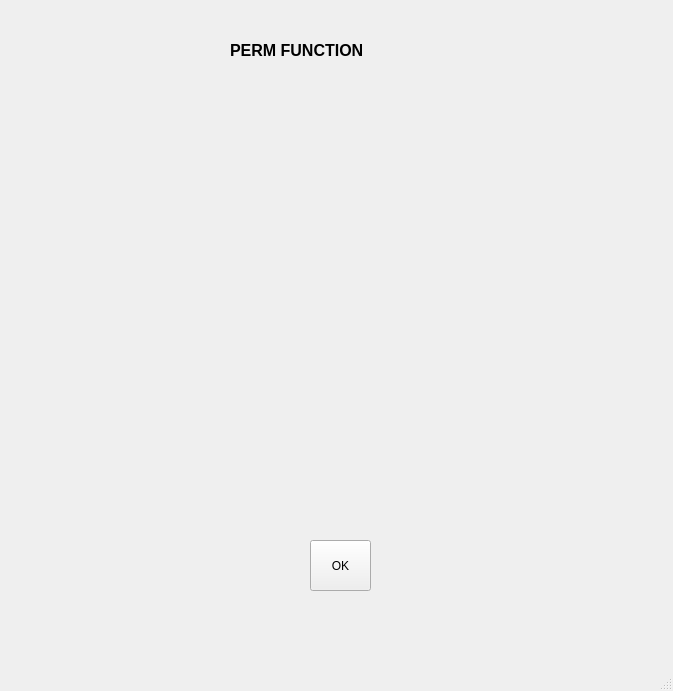
<?xml version="1.0" encoding="UTF-8"?>
<ui version="4.0">
 <class>MainWindow</class>
 <widget class="QMainWindow" name="MainWindow">
  <property name="geometry">
   <rect>
    <x>0</x>
    <y>0</y>
    <width>673</width>
    <height>691</height>
   </rect>
  </property>
  <property name="windowTitle">
   <string>MainWindow</string>
  </property>
  <widget class="QWidget" name="centralwidget">
   <widget class="QPushButton" name="okButton">
    <property name="geometry">
     <rect>
      <x>310</x>
      <y>540</y>
      <width>61</width>
      <height>51</height>
     </rect>
    </property>
    <property name="text">
     <string>OK</string>
    </property>
   </widget>
   <widget class="QLabel" name="label">
    <property name="geometry">
     <rect>
      <x>230</x>
      <y>40</y>
      <width>211</width>
      <height>21</height>
     </rect>
    </property>
    <property name="font">
     <font>
      <pointsize>12</pointsize>
      <weight>75</weight>
      <bold>true</bold>
     </font>
    </property>
    <property name="text">
     <string>PERM FUNCTION</string>
    </property>
   </widget>
   <widget class="QLabel" name="label_2">
    <property name="geometry">
     <rect>
      <x>50</x>
      <y>80</y>
      <width>541</width>
      <height>451</height>
     </rect>
    </property>
    <property name="text">
     <string/>
    </property>
    <property name="pixmap">
     <pixmap>images/perm.png</pixmap>
    </property>
    <property name="scaledContents">
     <bool>true</bool>
    </property>
   </widget>
  </widget>
  <widget class="QMenuBar" name="menubar">
   <property name="geometry">
    <rect>
     <x>0</x>
     <y>0</y>
     <width>673</width>
     <height>21</height>
    </rect>
   </property>
  </widget>
  <widget class="QStatusBar" name="statusbar"/>
 </widget>
 <resources>
  <include location="ImageResources.qrc"/>
 </resources>
 <connections/>
</ui>
